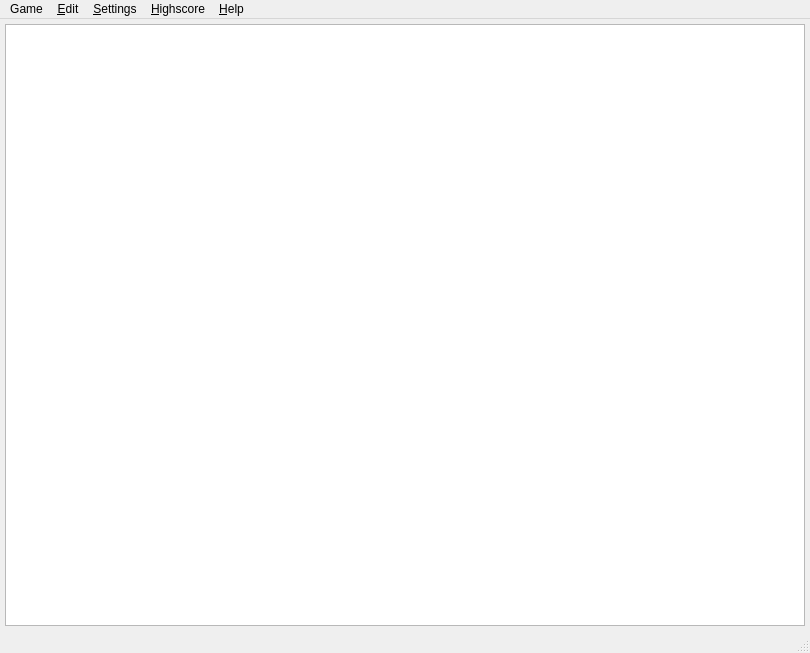
<?xml version="1.0" encoding="UTF-8"?>
<ui version="4.0">
 <class>MainWindow</class>
 <widget class="QMainWindow" name="MainWindow">
  <property name="geometry">
   <rect>
    <x>0</x>
    <y>0</y>
    <width>810</width>
    <height>653</height>
   </rect>
  </property>
  <property name="windowTitle">
   <string>Patience</string>
  </property>
  <widget class="QWidget" name="centralwidget">
   <layout class="QGridLayout" name="gridLayout">
    <property name="margin">
     <number>5</number>
    </property>
    <item row="0" column="0">
     <widget class="Viewer" name="viewer">
      <property name="verticalScrollBarPolicy">
       <enum>Qt::ScrollBarAlwaysOff</enum>
      </property>
      <property name="horizontalScrollBarPolicy">
       <enum>Qt::ScrollBarAlwaysOff</enum>
      </property>
      <property name="renderHints">
       <set>QPainter::Antialiasing|QPainter::HighQualityAntialiasing|QPainter::SmoothPixmapTransform|QPainter::TextAntialiasing</set>
      </property>
      <property name="cacheMode">
       <set>QGraphicsView::CacheBackground</set>
      </property>
      <property name="viewportUpdateMode">
       <enum>QGraphicsView::FullViewportUpdate</enum>
      </property>
     </widget>
    </item>
   </layout>
  </widget>
  <widget class="QMenuBar" name="menubar">
   <property name="geometry">
    <rect>
     <x>0</x>
     <y>0</y>
     <width>810</width>
     <height>22</height>
    </rect>
   </property>
   <widget class="QMenu" name="menuSpiel">
    <property name="title">
     <string>Game</string>
    </property>
    <addaction name="action_neues_spiel"/>
    <addaction name="separator"/>
    <addaction name="action_beenden"/>
   </widget>
   <widget class="QMenu" name="menu_Hilfe">
    <property name="title">
     <string>&amp;Help</string>
    </property>
    <addaction name="action_about"/>
    <addaction name="action_about_qt"/>
   </widget>
   <widget class="QMenu" name="menu_Einstellungen">
    <property name="title">
     <string>&amp;Settings</string>
    </property>
    <widget class="QMenu" name="menu_Cardset">
     <property name="title">
      <string>&amp;Cardset</string>
     </property>
     <addaction name="action_french"/>
     <addaction name="action_german"/>
    </widget>
    <widget class="QMenu" name="menu_Gametype">
     <property name="title">
      <string>Gametype</string>
     </property>
     <addaction name="action_eine_ziehen"/>
     <addaction name="action_drei_ziehen"/>
    </widget>
    <widget class="QMenu" name="menuSave_Game">
     <property name="title">
      <string>Save Game</string>
     </property>
     <addaction name="action_speichern"/>
     <addaction name="action_nicht_speichern"/>
     <addaction name="separator"/>
     <addaction name="action_fragen"/>
    </widget>
    <addaction name="menu_Cardset"/>
    <addaction name="menu_Gametype"/>
    <addaction name="menuSave_Game"/>
    <addaction name="separator"/>
    <addaction name="action_rahmen"/>
    <addaction name="separator"/>
   </widget>
   <widget class="QMenu" name="menu_Highscore">
    <property name="title">
     <string>&amp;Highscore</string>
    </property>
    <addaction name="action_highscore"/>
   </widget>
   <widget class="QMenu" name="menu_Edit">
    <property name="title">
     <string>&amp;Edit</string>
    </property>
    <addaction name="action_undo"/>
   </widget>
   <addaction name="menuSpiel"/>
   <addaction name="menu_Edit"/>
   <addaction name="menu_Einstellungen"/>
   <addaction name="menu_Highscore"/>
   <addaction name="menu_Hilfe"/>
  </widget>
  <widget class="QStatusBar" name="statusbar"/>
  <action name="action_neues_spiel">
   <property name="text">
    <string>&amp;New Game</string>
   </property>
   <property name="shortcut">
    <string>Ctrl+N</string>
   </property>
  </action>
  <action name="action_beenden">
   <property name="text">
    <string>Close</string>
   </property>
  </action>
  <action name="action_about">
   <property name="text">
    <string>About Patience</string>
   </property>
  </action>
  <action name="action_about_qt">
   <property name="text">
    <string>About QT</string>
   </property>
  </action>
  <action name="action_french_">
   <property name="checkable">
    <bool>true</bool>
   </property>
   <property name="text">
    <string>French</string>
   </property>
  </action>
  <action name="action_german_">
   <property name="checkable">
    <bool>true</bool>
   </property>
   <property name="text">
    <string>German</string>
   </property>
  </action>
  <action name="action_highscore">
   <property name="text">
    <string>&amp;Show</string>
   </property>
  </action>
  <action name="action_eine_ziehen_">
   <property name="checkable">
    <bool>true</bool>
   </property>
   <property name="text">
    <string>Take One</string>
   </property>
  </action>
  <action name="action_drei_ziehen_">
   <property name="checkable">
    <bool>true</bool>
   </property>
   <property name="text">
    <string>Take Three</string>
   </property>
  </action>
  <action name="action_french">
   <property name="checkable">
    <bool>true</bool>
   </property>
   <property name="text">
    <string>French</string>
   </property>
  </action>
  <action name="action_german">
   <property name="checkable">
    <bool>true</bool>
   </property>
   <property name="text">
    <string>German</string>
   </property>
  </action>
  <action name="action_eine_ziehen">
   <property name="checkable">
    <bool>true</bool>
   </property>
   <property name="text">
    <string>Take One</string>
   </property>
  </action>
  <action name="action_drei_ziehen">
   <property name="checkable">
    <bool>true</bool>
   </property>
   <property name="text">
    <string>Take Three</string>
   </property>
  </action>
  <action name="action_rahmen">
   <property name="checkable">
    <bool>true</bool>
   </property>
   <property name="checked">
    <bool>true</bool>
   </property>
   <property name="text">
    <string>Frame</string>
   </property>
  </action>
  <action name="action_undo">
   <property name="text">
    <string>Undo</string>
   </property>
  </action>
  <action name="action_fragen">
   <property name="checkable">
    <bool>true</bool>
   </property>
   <property name="checked">
    <bool>true</bool>
   </property>
   <property name="text">
    <string>Ask</string>
   </property>
  </action>
  <action name="action_speichern">
   <property name="checkable">
    <bool>true</bool>
   </property>
   <property name="checked">
    <bool>false</bool>
   </property>
   <property name="text">
    <string>Save</string>
   </property>
  </action>
  <action name="action_nicht_speichern">
   <property name="checkable">
    <bool>true</bool>
   </property>
   <property name="text">
    <string>Don't save</string>
   </property>
  </action>
 </widget>
 <customwidgets>
  <customwidget>
   <class>Viewer</class>
   <extends>QGraphicsView</extends>
   <header>Viewer.h</header>
  </customwidget>
 </customwidgets>
 <resources>
  <include location="resourcen.qrc"/>
 </resources>
 <connections/>
</ui>
